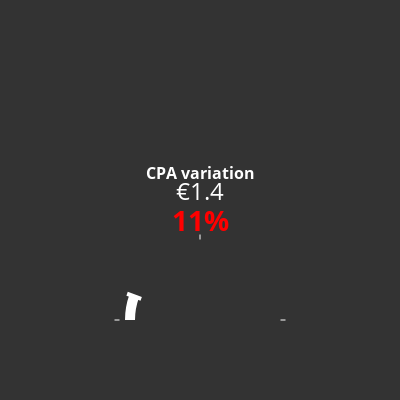

Write notebook code for a chart like this one.
### Markdown cell above
# Labeled plot

### Code cell
import plotly.graph_objects as go

# Create a figure
fig = go.Figure()

# Add the gauge (just the arc/dial part)
fig.add_trace(go.Indicator(
    mode="gauge",
    value=11,
    gauge={
        'axis': {
            'range': [0, 100],
            'visible': True,
            'showticklabels': False,
            'tickwidth': 1,
            'tickcolor': "white"
        },
        'bar': {'color': "white"},
        'bgcolor': "rgba(0,0,0,0)",
        'borderwidth': 0,
        'bordercolor': "rgba(0,0,0,0)",
        'steps': [],
        'threshold': {
            'line': {'color': "white", 'width': 4},
            'thickness': 0.75,
            'value': 11
        }
    },
    domain={'x': [0, 1], 'y': [0, 0.4]}  # Position the gauge at the bottom
))

# Add the text elements with proper spacing
fig.add_annotation(
    text="<b>CPA variation</b>",
    x=0.5, y=0.8,  # Position at the top
    showarrow=False,
    font=dict(size=16, color="white")
)

fig.add_annotation(
    text="€1.4",
    x=0.5, y=0.65,  # Position below the title with space
    showarrow=False,
    font=dict(size=24, color="white")
)

fig.add_annotation(
    text="<b style='color:red'>11%</b>",
    x=0.5, y=0.5,  # Position below the value with space
    showarrow=False,
    font=dict(size=28, color="red")
)

# Update layout with dark background
fig.update_layout(
    paper_bgcolor="#333333",  # Dark gray background
    plot_bgcolor="rgba(0,0,0,0)",
    height=400,
    width=400,
    margin=dict(t=120, b=80, l=40, r=40),  # Add more margin to ensure everything fits
    showlegend=False
)

# Show the figure
fig.show()

# To save:
# fig.write_image("gauge_chart.png")
# fig.write_html("gauge_chart.html")

### Figure 1 — Plotly figure (JSON) as saved in the notebook; plotly's stock layout.template omitted (floating-point values rounded to 4 significant figures)
{"data": [{"domain": {"x": [0, 1], "y": [0, 0.4]}, "gauge": {"axis": {"range": [0, 100], "showticklabels": false, "tickcolor": "white", "tickwidth": 1, "visible": true}, "bar": {"color": "white"}, "bgcolor": "rgba(0,0,0,0)", "bordercolor": "rgba(0,0,0,0)", "borderwidth": 0, "threshold": {"line": {"color": "white", "width": 4}, "thickness": 0.75, "value": 11}}, "mode": "gauge", "type": "indicator", "value": 11}], "layout": {"annotations": [{"font": {"color": "white", "size": 16}, "showarrow": false, "text": "<b>CPA variation</b>", "x": 0.5, "y": 0.8}, {"font": {"color": "white", "size": 24}, "showarrow": false, "text": "€1.4", "x": 0.5, "y": 0.65}, {"font": {"color": "red", "size": 28}, "showarrow": false, "text": "<b style='color:red'>11%</b>", "x": 0.5, "y": 0.5}], "height": 400, "margin": {"b": 80, "l": 40, "r": 40, "t": 120}, "paper_bgcolor": "#333333", "plot_bgcolor": "rgba(0,0,0,0)", "showlegend": false, "width": 400}}
